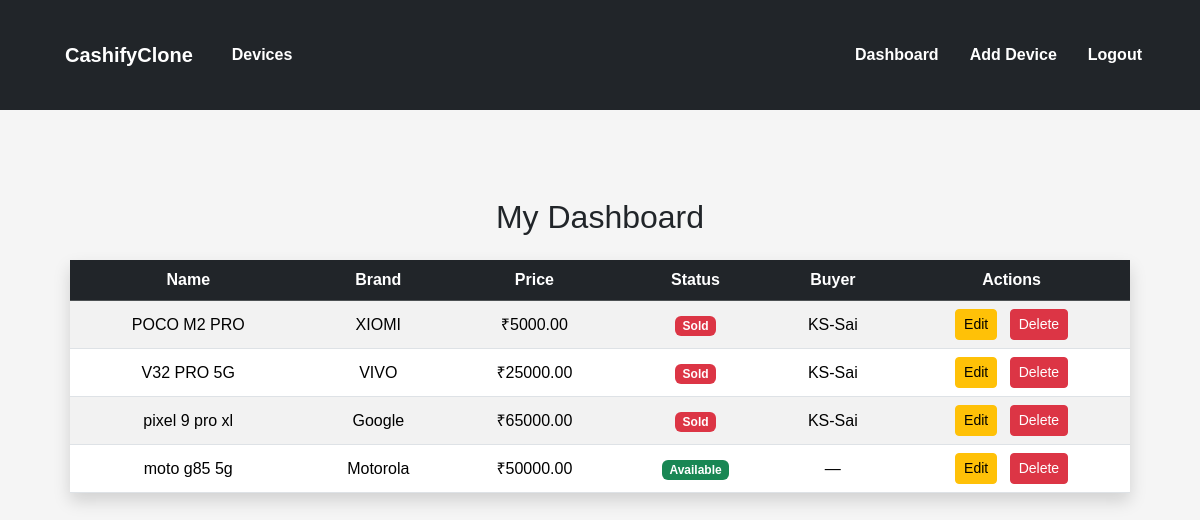
Page /devices/dashboard/ (signed in) on the committed database.
### devices/models.py (models this page shows, shortened)
class Device(models.Model):
    user = models.ForeignKey(User, on_delete=models.CASCADE)
    buyer = models.ForeignKey(
        User,
        on_delete=models.SET_NULL,
        null=True,
        blank=True,
        related_name="purchased_devices"
    )
    name = models.CharField(max_length=200)
    brand = models.CharField(max_length=200)
    description = models.TextField()
    condition = models.CharField(max_length=100)
    price = models.DecimalField(max_digits=10, decimal_places=2)
    image = models.ImageField(upload_to="devices/", null=True, blank=True)
    is_sold = models.BooleanField(default=False)

### devices/views.py (the view)
# urls.py: path("dashboard/", views.dashboard, name="dashboard"),
@login_required
def dashboard(request):
    my_devices = Device.objects.filter(user=request.user)
    return render(request, "devices/dashboard.html", {
        "devices": my_devices
    })

### devices/templates/devices/dashboard.html
{% extends "base.html" %}
{% block content %}
<div class="container mt-5">
<h2 class="text-center mb-4">My Dashboard</h2>
{% if devices %}
<table class="table table-striped text-center align-middle shadow">
<thead class="table-dark">
<tr>
<th>Name</th>
<th>Brand</th>
<th>Price</th>
<th>Status</th>
<th>Buyer</th>
<th>Actions</th>
</tr>
</thead>
<tbody>
{% for device in devices %}
<tr>
<td>{{ device.name }}</td>
<td>{{ device.brand }}</td>
<td>₹{{ device.price }}</td>
<td>
{% if device.is_sold %}
<span class="badge bg-danger">Sold</span>
{% else %}
<span class="badge bg-success">Available</span>
{% endif %}
</td>
<td>
{% if device.buyer %}
{{ device.buyer.username }}
{% else %}
—
{% endif %}
</td>
<td>
<a href="{% url 'device_edit' device.id %}" class="btn btn-sm btn-warning me-2">
Edit
</a>
<a href="{% url 'device_delete' device.id %}" class="btn btn-sm btn-danger">
Delete
</a>
</td>
</tr>
{% endfor %}
</tbody>
</table>
{% else %}
<div class="alert alert-info text-center">
No devices added yet.
</div>
{% endif %}
</div>
{% endblock %}

### static/css/style.css (style rules this page uses)
body { font-family: Arial, sans-serif; margin: 0; background: #f5f5f5; }
.container { padding: 20px; }

### rows in the picture
Device: name "POCO M2 PRO", brand "XIOMI", price "5000.00", is_sold "Sold", buyer.username "KS-Sai"
Device: name "V32 PRO 5G", brand "VIVO", price "25000.00", is_sold "Sold", buyer.username "KS-Sai"
Device: name "pixel 9 pro xl", brand "Google", price "65000.00", is_sold "Sold", buyer.username "KS-Sai"
Device: name "moto g85 5g", brand "Motorola", price "50000.00", is_sold "Available"
